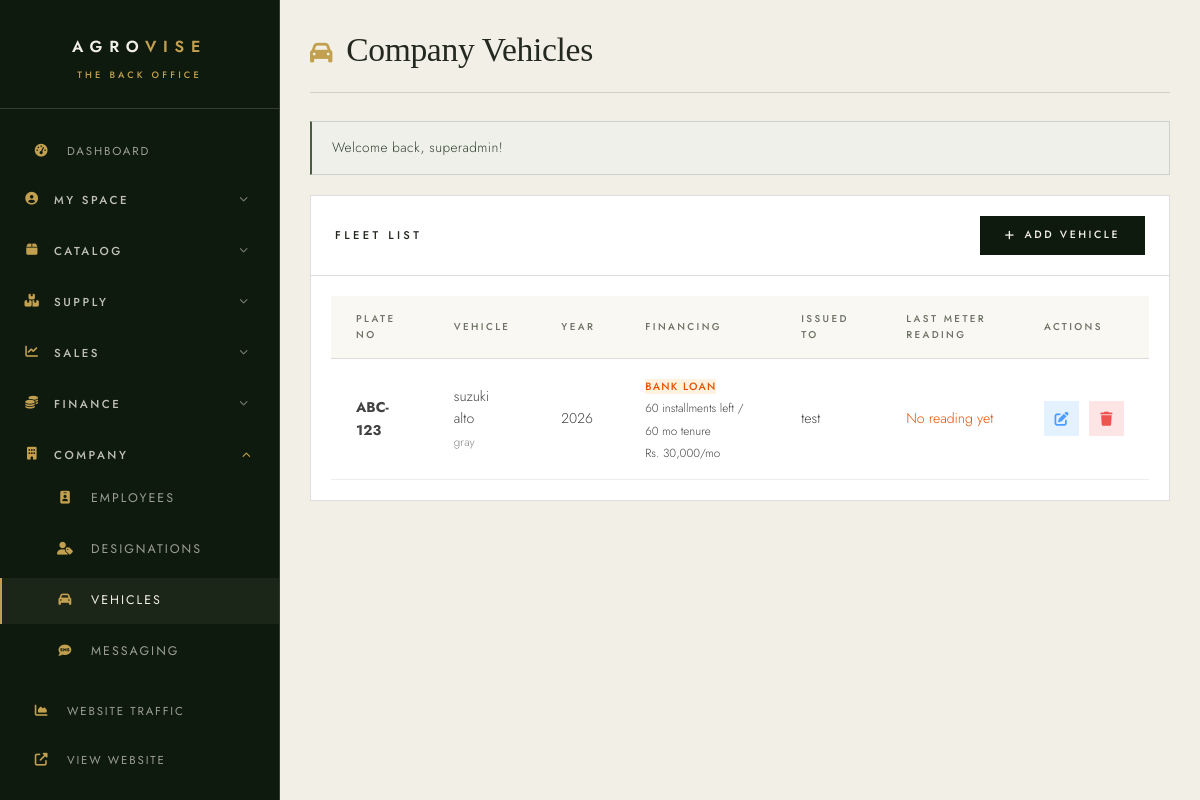
The app's page /admin/vehicles.php (signed in) with its own data.
### tables this page shows
CREATE TABLE `vehicles` (
  `id` int NOT NULL AUTO_INCREMENT,
  `plate_number` varchar(50) NOT NULL,
  `make` varchar(100) NOT NULL,
  `model` varchar(100) NOT NULL,
  `color` varchar(50) DEFAULT NULL,
  `year_of_issue` int DEFAULT NULL,
  `financing` enum('CASH','LOAN') NOT NULL DEFAULT 'CASH',
  `installment_amount` decimal(12,2) DEFAULT NULL,
  `installments_remaining` int DEFAULT NULL,
  `tenure_months` int DEFAULT NULL,
  `assigned_employee_id` int DEFAULT NULL,
  `created_at` timestamp NULL DEFAULT CURRENT_TIMESTAMP,
  PRIMARY KEY (`id`),
  UNIQUE KEY `plate_number` (`plate_number`),
  KEY `idx_assigned` (`assigned_employee_id`)
);

CREATE TABLE `employees` (
  `id` int NOT NULL AUTO_INCREMENT,
  `name` varchar(255) NOT NULL,
  `cnic` varchar(20) NOT NULL,
  `phone` varchar(20) NOT NULL,
  `address` text NOT NULL,
  `role` varchar(100) NOT NULL,
  `salary` decimal(10,2) NOT NULL,
  `created_at` timestamp NULL DEFAULT CURRENT_TIMESTAMP,
  PRIMARY KEY (`id`),
  UNIQUE KEY `cnic` (`cnic`)
);

### includes/functions.php (called while the page is built, shortened)
<?php
function getFlashMessage() {
    if (isset($_SESSION['flash'])) {
        $flash = $_SESSION['flash'];
        return $flash;
    }
    return null;
}
function sanitize($input) {
    return htmlspecialchars(trim($input ?? ''), ENT_QUOTES, 'UTF-8');
}
?>

### admin/vehicles.php (the view, shortened to what this page needs)
<?php
require_once '../includes/functions.php';
$conn = getDBConnection();
$vehicles = $conn->query("
    SELECT v.*, e.name as employee_name,
           (SELECT reading_km FROM vehicle_readings vr WHERE vr.vehicle_id = v.id ORDER BY vr.reading_month DESC LIMIT 1) as last_km,
           (SELECT reading_month FROM vehicle_readings vr WHERE vr.vehicle_id = v.id ORDER BY vr.reading_month DESC LIMIT 1) as last_km_month
    FROM vehicles v
    LEFT JOIN employees e ON v.assigned_employee_id = e.id
    ORDER BY v.created_at DESC
")->fetchAll();
$flash = getFlashMessage();
$thisMonth = date('Y-m');
?>
<!DOCTYPE html>
<html lang="en">
<head>
    <link rel="stylesheet" href="https://cdnjs.cloudflare.com/ajax/libs/font-awesome/6.4.0/css/all.min.css">
    <link rel="stylesheet" href="../assets/css/style.css?v=ed3">
</head>
<body class="admin-body">
    <div class="admin-wrapper">
        <?php require __DIR__ . '/../includes/admin-sidebar.php'; ?>
        <main class="admin-main">
            <div class="admin-header"><h1><i class="fas fa-car"></i> Company Vehicles</h1></div>
            <?php if ($flash): ?>
            <div class="alert alert-<?php echo $flash['type']; ?>"><?php echo $flash['message']; ?></div>
            <?php endif; ?>
            <div class="data-card">
                <div class="data-card-header">
                    <h2>Fleet List</h2>
                    <a href="add-vehicle.php" class="btn btn-primary btn-sm"><i class="fas fa-plus"></i> Add Vehicle</a>
                </div>
                <div style="padding: 20px;">
                    <table class="data-table">
                        <thead>
                            <tr>
                                <th>Plate No</th>
                                <th>Vehicle</th>
                                <th>Year</th>
                                <th>Financing</th>
                                <th>Issued To</th>
                                <th>Last Meter Reading</th>
                                <th>Actions</th>
                            </tr>
                        </thead>
                        <tbody>
                            <?php foreach ($vehicles as $v): ?>
                            <tr>
                                <td><strong><?php echo sanitize($v['plate_number']); ?></strong></td>
                                <td><?php echo sanitize($v['make'] . ' ' . $v['model']); ?><br><small style="color:#888;"><?php echo sanitize($v['color'] ?? ''); ?></small></td>
                                <td><?php echo sanitize($v['year_of_issue'] ?? '—'); ?></td>
                                <td>
                                    <?php if ($v['financing'] === 'LOAN'): ?>
                                        <span class="badge" style="background:#FFF3E0; color:#E65100;">Bank Loan</span><br>
                                        <small><?php echo intval($v['installments_remaining']); ?> installments left / <?php echo intval($v['tenure_months']); ?> mo tenure</small>
                                        <?php if ($v['installment_amount'] > 0): ?><br><small>Rs. <?php echo number_format($v['installment_amount'], 0); ?>/mo</small><?php endif; ?>
                                    <?php else: ?>
                                        <span class="badge" style="background:#e8f5e9; color:#2e7d32;">Cash / Owned</span>
                                    <?php endif; ?>
                                </td>
                                <td><?php echo $v['employee_name'] ? sanitize($v['employee_name']) : '<span style="color:#999;">Unassigned</span>'; ?></td>
                                <td>
                                    <?php if ($v['last_km'] !== null): ?>
                                        <strong><?php echo number_format($v['last_km'], 1); ?> km</strong>
                                        <br><small style="color:<?php echo $v['last_km_month'] === $thisMonth ? '#2e7d32' : '#E65100'; ?>;">
                                            <?php echo date('M Y', strtotime($v['last_km_month'] . '-01')); ?>
                                            <?php echo $v['last_km_month'] === $thisMonth ? '✓' : '(overdue)'; ?>
                                        </small>
                                    <?php elseif ($v['assigned_employee_id']): ?>
                                        <span style="color:#E65100;">No reading yet</span>
                                    <?php else: ?>
                                        <span style="color:#999;">—</span>
                                    <?php endif; ?>
                                </td>
                                <td>
                                    <div class="action-btns">
                                        <a href="edit-vehicle.php?id=<?php echo $v['id']; ?>" class="btn-icon edit" title="Edit / Readings"><i class="fas fa-edit"></i></a>
                                        <a href="?delete=<?php echo $v['id']; ?>" class="btn-icon delete" title="Delete" onclick="return confirm('Delete this vehicle and its reading history?');"><i class="fas fa-trash"></i></a>
                                    </div>
                                </td>
                            </tr>
                            <?php endforeach; ?>
                        </tbody>
                    </table>
                </div>
            </div>
        </main>
    </div>
</body>
</html>

### records on screen
vehicles: plate_number "ABC-123", make+model "suzuki alto", color "gray", year_of_issue "2026", installments_remaining "60", tenure_months "60", installment_amount "30,000", employees.name "test", assigned_employee_id "No reading yet"

### other values on screen
$flash['message'] "Welcome back, superadmin!"
